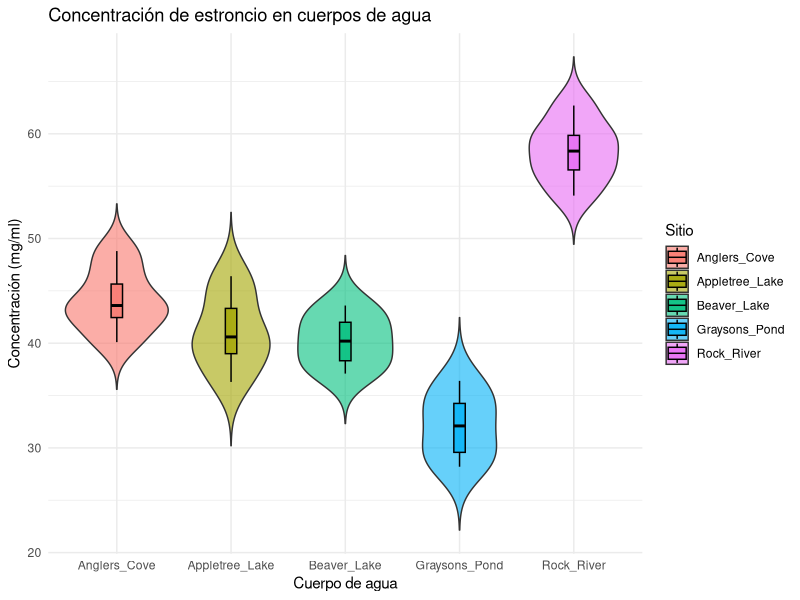

The R script that drew this image:
# María de Jesús Ramírez Navejar 
# Matricula: 1965814
# Fecha: 22-09-25

# Datos  ------------------------------------------------------------------

# Datos de concentración de estroncio (mg/ml)
estroncio <- data.frame(
  Sitio = rep(c("Graysons_Pond", "Beaver_Lake", "Anglers_Cove",
                "Appletree_Lake", "Rock_River"), each = 6),
  Valor = c(
    28.2, 33.2, 36.4, 34.6, 29.1, 31.0,  # Grayson's Pond
    39.6, 40.8, 37.9, 37.1, 43.6, 42.4,  # Beaver Lake
    46.3, 42.1, 43.5, 48.8, 43.7, 40.1,  # Angler's Cove
    41.0, 44.1, 46.4, 40.2, 38.6, 36.3,  # Appletree Lake
    56.3, 54.1, 59.4, 62.7, 60.0, 57.3   # Rock River
  )
)

# Ver los primeros registros
head(estroncio)


# Gráfico de violín para comparar concentraciones por sitio

library(ggplot2)

ggplot(estroncio, aes(x = Sitio, y = Valor, fill = Sitio)) +
  geom_violin(trim = FALSE, alpha = 0.6) +   # Forma del violín
  geom_boxplot(width = 0.1, color = "black", alpha = 0.8) + # Caja dentro
  labs(title = "Concentración de estroncio en cuerpos de agua",
       x = "Cuerpo de agua", 
       y = "Concentración (mg/ml)") +
  theme_minimal()



# Hipótesis  --------------------------------------------------------------

# H₀ (nula): No existen diferencias significativas en la concentración media de
# estroncio entre los cinco cuerpos de agua.

# H₁ (alternativa): Al menos un cuerpo de agua presenta una concentración 
# media significativamente diferente.


# Anova (Una vía) ---------------------------------------------------------

# ANOVA de una vía
modelo <- aov(Valor ~ Sitio, data = estroncio)

# Tabla de ANOVA
summary(modelo)


# Prubea LSD (Fisher) -----------------------------------------------------

# Extraer MSE y gl de la tabla ANOVA
anova_tab <- anova(modelo)
MSE <- anova_tab["Residuals", "Mean Sq"]
gl_error <- anova_tab["Residuals", "Df"]

# Número de réplicas por sitio
n <- 6

# Valor crítico t
t_crit <- qt(0.975, df = gl_error) # 0.975 porque es bilateral con alfa=0.05

# LSD
LSD <- t_crit * sqrt(2 * MSE / n)
LSD

# Comparación de medias 
# Medias por sitio
medias <- aggregate(Valor ~ Sitio, data = estroncio, mean)
medias

# Comparación par a par
comb <- combn(medias$Valor, 2)
diferencias <- abs(comb[1,] - comb[2,])
diferencias

# Ver si superan el LSD
diferencias > LSD


# Prueba de Tukey HSD -----------------------------------------------------

# Prueba Tukey HSD
tukey <- TukeyHSD(modelo)
tukey


# Interpretación de resultados  -------------------------------------------

# El análisis de varianza (ANOVA) aplicado a las concentraciones de estroncio
# en los cinco cuerpos de agua permitió evaluar si existen diferencias
# significativas entre ellos. Los resultados mostraron que la hipótesis 
# nula (H₀: todas las medias son iguales) se rechaza, lo que indica que al 
# menos uno de los sitios presenta una concentración promedio de estroncio
# significativamente distinta de los demás.

# Al analizar los valores medios, se observa que Rock River presentó las 
# concentraciones más elevadas, con valores consistentemente por encima de
# 54 mg/ml y alcanzando hasta 62.7 mg/ml. Este comportamiento contrasta
# claramente con Grayson’s Pond, que mostró las concentraciones más bajas 
# (en el rango de 28–36 mg/ml). Esto sugiere una separación marcada entre 
# estos dos cuerpos de agua, confirmada por las pruebas post-hoc.

# Las pruebas de comparaciones múltiples (LSD y Tukey HSD) mostraron que:
  
# - Rock River difiere significativamente de todos los demás sitios, 
# lo cual indica que este cuerpo de agua presenta condiciones particulares 
# que favorecen una acumulación mayor de estroncio.

# - Grayson’s Pond se ubicó en el extremo opuesto, con valores
# significativamente menores respecto al resto.

# Los cuerpos intermedios (Beaver Lake, Angler’s Cove y Appletree Lake) 
# no mostraron diferencias estadísticamente significativas entre sí, lo que
# implica que presentan condiciones similares en cuanto a la concentración
# de este elemento.

# El hecho de que Rock River presente las concentraciones más altas podría
# estar relacionado con una mayor exposición a fuentes de contaminación, 
# como descargas industriales, escorrentía agrícola o procesos geológicos 
# locales que incrementen la presencia natural del estroncio. Este exceso 
# podría representar riesgos tanto para la salud de los organismos acuáticos 
# como para los usuarios del agua, ya que concentraciones elevadas de estroncio
# pueden afectar procesos biológicos y la calidad general del ecosistema.

# Por otro lado, la baja concentración observada en Grayson’s Pond podría
# interpretarse como una condición más “natural” o menos impactada por 
# actividades humanas, aunque también podría deberse a características 
# fisicoquímicas del agua (pH, dureza, alcalinidad) que limitan la 
# solubilidad del estroncio.

# En conclusión, el análisis estadístico permitió identificar diferencias
# claras en la distribución espacial del estroncio entre los cuerpos de agua 
# evaluados. Esta información es crucial para orientar estrategias de monitoreo 
# ambiental, priorizar sitios de atención y diseñar planes de manejo que 
# busquen mitigar los riesgos asociados a la contaminación por elementos 
# traza en ecosistemas acuáticos.




